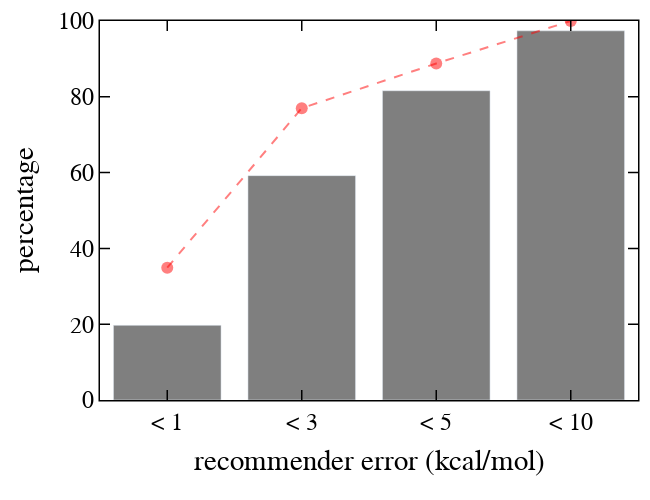

Here is the notebook cell this chart was saved with:
### Code cell
data = [go.Bar(x=errors,
               y=p_csd, name='all', marker_color='rgba(0, 0, 0, 0.5)', showlegend=False
               ),
        go.Scatter(x=errors,
                y=p_vss,
                mode='lines+markers',
                marker=dict(color="rgba(255, 0, 0, 0.5)", size=12),
                line=dict(dash="dash")
                )
        ]
layout = go.Layout()
layout.update(glob_layout)
layout.legend.update(x=1, y=1, bgcolor="rgba(0,0,0,0)")
layout["xaxis"].update({'title': "recommender error (kcal/mol)"})
layout["yaxis"].update({'title': "percentage", "range": [0, 100]})
layout.update(width=650, height=500, boxmode='group', showlegend=False)
fig = go.Figure(data=data, layout=layout,)
iplot(fig)
# fig.write_image("/Users/chenruduan/Dropbox (MIT)/CD-DFARecFull/Figures/F4/ErrBar.pdf")

### Figure 1 — Plotly figure (JSON) as saved in the notebook; plotly's stock layout.template omitted (floating-point values rounded to 4 significant figures)
{"data": [{"marker": {"color": "rgba(0, 0, 0, 0.5)"}, "name": "all", "showlegend": false, "type": "bar", "x": ["< 1", "< 3", "< 5", "< 10"], "y": [19.7, 59.2, 81.6, 97.4]}, {"line": {"dash": "dash"}, "marker": {"color": "rgba(255, 0, 0, 0.5)", "size": 12}, "mode": "lines+markers", "type": "scatter", "x": ["< 1", "< 3", "< 5", "< 10"], "y": [34.9, 77, 88.8, 100]}], "layout": {"boxmode": "group", "font": {"color": "black", "family": "Helvetica", "size": 24}, "height": 500, "legend": {"bgcolor": "rgba(0,0,0,0)", "orientation": "v", "x": 1, "y": 1}, "margin": {"b": 100, "l": 100, "r": 10, "t": 10}, "paper_bgcolor": "rgba(255,255,255,100)", "plot_bgcolor": "white", "showlegend": false, "width": 650, "xaxis": {"color": "black", "linecolor": "black", "linewidth": 1.5, "mirror": "allticks", "showgrid": false, "showline": true, "ticklen": 10, "ticks": "inside", "tickwidth": 1.5, "title": {"text": "recommender error (kcal/mol)"}, "zeroline": false}, "yaxis": {"color": "black", "linecolor": "black", "linewidth": 1.5, "mirror": "allticks", "range": [0, 100], "showgrid": false, "showline": true, "ticklen": 10, "ticks": "inside", "tickwidth": 1.5, "title": {"text": "percentage"}, "zeroline": false}}}
